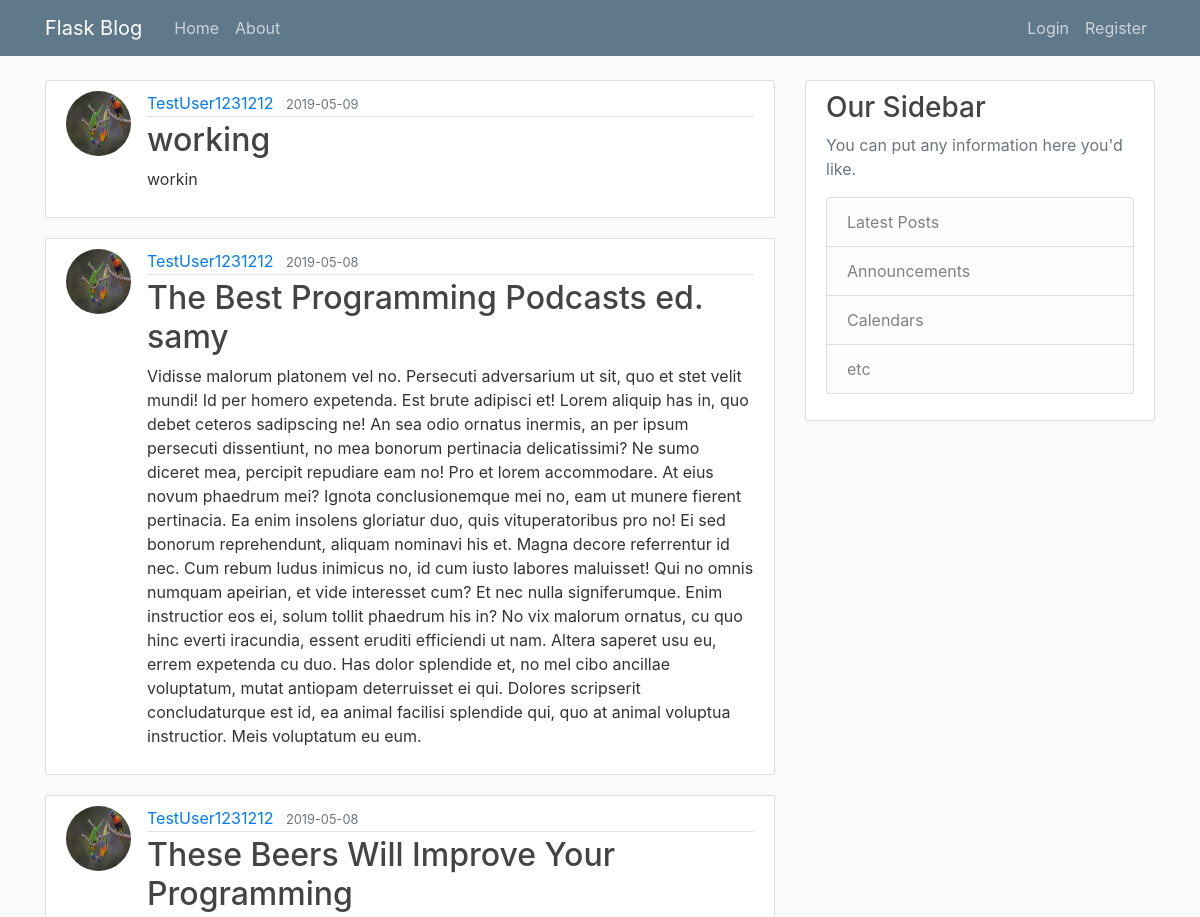
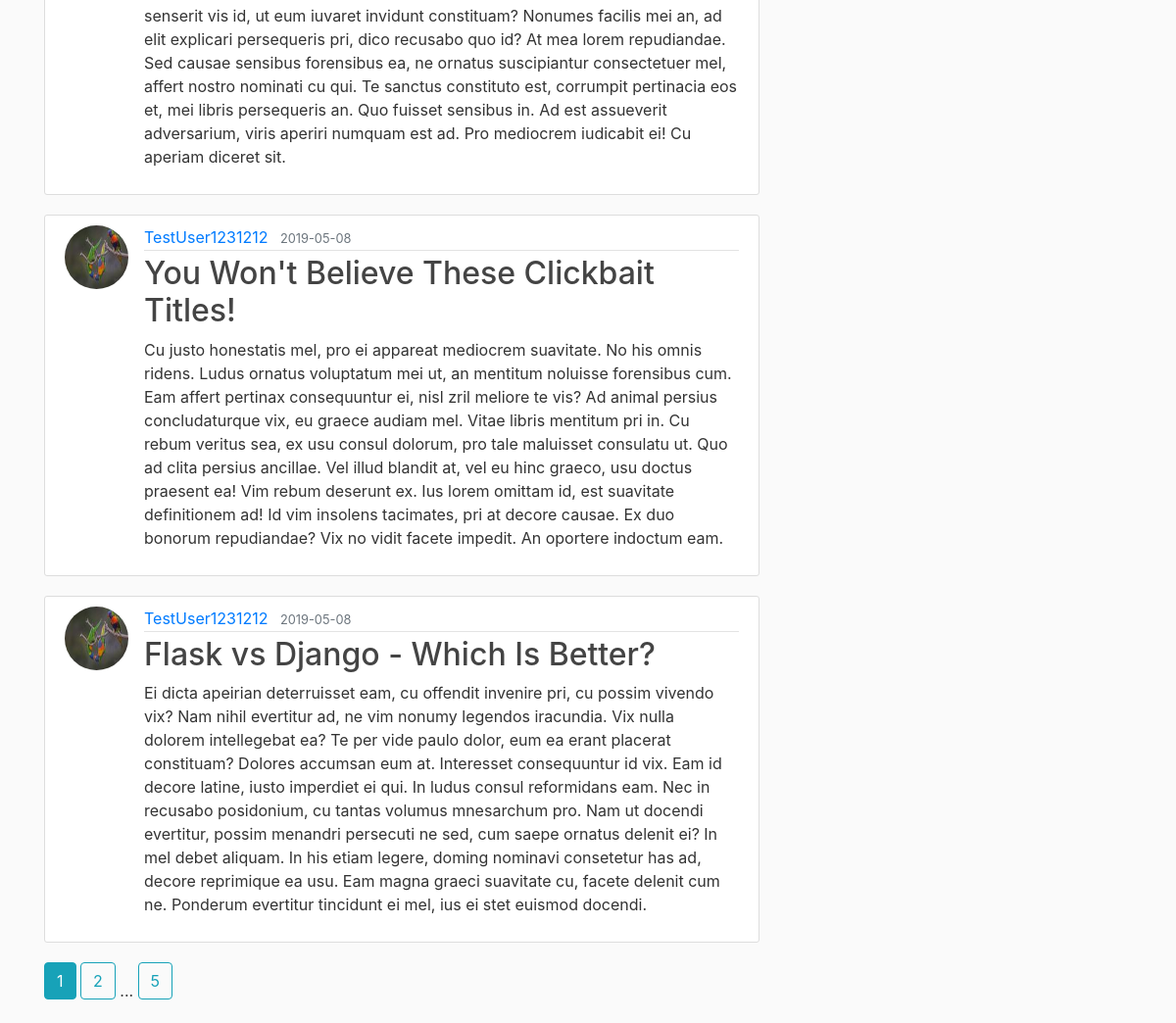
The page /home on the database its author committed (2 pictures, top to bottom).
### flaskblog/models.py (models this page shows, shortened)
class Post(db.Model):
    id = db.Column(db.Integer, primary_key=True)
    title = db.Column(db.String(100), nullable=False)
    date_posted = db.Column(
        db.DateTime(), nullable=False, default=datetime.utcnow)
    content = db.Column(db.Text, nullable=False)
    user_id = db.Column(db.Integer, db.ForeignKey('user.id'), nullable=False)

class User(db.Model, UserMixin):
    id = db.Column(db.Integer, primary_key=True)
    username = db.Column(db.String(20), unique=True, nullable=False)
    email = db.Column(db.String(120), unique=True, nullable=False)
    image_file = db.Column(db.String(20), nullable=False,
                           default='default.jpg')
    password = db.Column(db.String(60), nullable=False)
    posts = db.relationship('Post', backref='author', lazy=True)

### flaskblog/main/routes.py (the view)
@main.route('/')
@main.route('/home')
def home():
    page = request.args.get('page', 1, type=int)
    posts = Post.query.order_by(
        Post.date_posted.desc()).paginate(page=page, per_page=5)
    return render_template('home.html', posts=posts)

### flaskblog/templates/home.html
{% extends "layout.html" %}
{% block content%}
{% for post in posts.items %}
<article class="media content-section">
  <img class="rounded-circle article-img"
    src="{{ url_for('static', filename='profile_pics/' + post.author.image_file) }}">
  <div class="media-body">
    <div class="article-metadata">
      <a class="mr-2"
        href="{{ url_for('users.user_posts', username=post.author.username)}}">{{ post.author.username }}</a>
      <small class="text-muted">{{ post.date_posted.strftime('%Y-%m-%d') }}</small>
    </div>
    <h2><a class="article-title" href="{{ url_for('posts.post', post_id = post.id) }}">{{ post.title }}</a></h2>
    <p class="article-content">{{ post.content }}</p>
  </div>
</article>
{% endfor %}
{% for page_num in posts.iter_pages(left_edge=1, right_edge=1, left_current=1, right_current=2) %}
{% if page_num %}
{% if posts.page == page_num %}
<a class="btn btn-info mb-4" href="{{ url_for('main.home', page=page_num) }}">{{ page_num }}</a>
{% else %}
<a class="btn btn-outline-info mb-4" href="{{ url_for('main.home', page=page_num) }}">{{ page_num }}</a>
{% endif %}
{% else %}
...
{% endif %}
{% endfor %}
{% endblock content %}

### flaskblog/templates/layout.html (shortened to what this page needs)
<html>
<head>
  <link rel="stylesheet" href="https://stackpath.bootstrapcdn.com/bootstrap/4.3.1/css/bootstrap.min.css"
>
  <link rel="stylesheet" type="text/css" href="{{ url_for('static', filename='main.css') }}">
</head>
<body>
  <header class="site-header">
    <nav class="navbar navbar-expand-md navbar-dark bg-steel fixed-top">
      <div class="container">
        <a class="navbar-brand mr-4" href="/">Flask Blog</a>
        <div class="collapse navbar-collapse" id="navbarToggle">
          <div class="navbar-nav mr-auto">
            <a class="nav-item nav-link" href="{{ url_for('main.home') }}">Home</a>
            <a class="nav-item nav-link" href="{{ url_for('main.about') }}">About</a>
          </div>
          <div class="navbar-nav">
            {% if current_user.is_authenticated %}
            <a class="nav-item nav-link" href="{{ url_for('posts.new_post') }}">New Post</a>
            <a class="nav-item nav-link" href="{{ url_for('users.account') }}">Account</a>
            <a class="nav-item nav-link" href="{{ url_for('users.logout') }}">Logout</a>
            {% else %}
            <a class="nav-item nav-link" href="{{ url_for('users.login') }}">Login</a>
            <a class="nav-item nav-link" href="{{ url_for('users.register') }}">Register</a>
            {% endif %}
          </div>
        </div>
      </div>
    </nav>
  </header>
  <main role="main" class="container">
    <div class="row">
      <div class="col-md-8">
        {% block content %}{% endblock %}
      </div>
      <div class="col-md-4">
        <div class="content-section">
          <h3>Our Sidebar</h3>
          <p class='text-muted'>You can put any information here you'd like.
            <ul class="list-group">
              <li class="list-group-item list-group-item-light">Latest Posts</li>
              <li class="list-group-item list-group-item-light">Announcements</li>
              <li class="list-group-item list-group-item-light">Calendars</li>
              <li class="list-group-item list-group-item-light">etc</li>
            </ul>
          </p>
        </div>
      </div>
    </div>
  </main>
</body>
</html>

### flaskblog/static/main.css (style rules this page uses)
body { background: #fafafa; color: #333333; margin-top: 5rem; }
h1, h2, h3, h4, h5, h6 { color: #444444; }
.bg-steel { background-color: #5f788a; }
.site-header .navbar-nav .nav-link { color: #cbd5db; }
.content-section { background: #ffffff; padding: 10px 20px; border: 1px solid #dddddd; border-radius: 3px; margin-bottom: 20px; }
.article-title { color: #444444; }
.article-content { white-space: pre-line; }
.article-img { height: 65px; width: 65px; margin-right: 16px; }
.article-metadata { padding-bottom: 1px; margin-bottom: 4px; border-bottom: 1px solid #e3e3e3 }

### rows shown on the page
Post: image_file (picture), author.username "TestUser1231212", date_posted "2019-05-09", title "working", content "workin"
Post: image_file (picture), author.username "TestUser1231212", date_posted "2019-05-08", title "The Best Programming Podcasts ed. samy", content "Vidisse malorum platonem vel no. Persecuti adversarium ut sit, quo et stet velit mundi! Id per homero expetenda. Est brute adipisci et! Lorem aliquip has in, quo debet ceteros sadipscing ne! An sea odio ornatus inermis, an per ipsum persecuti dissentiunt, no mea bonorum pertinacia delicatissimi? Ne sumo diceret mea, percipit repudiare eam no! Pro et lorem accommodare. At eius novum phaedrum mei? Ignota conclusionemque mei no, eam ut munere fierent pertinacia. Ea enim insolens gloriatur duo, quis vituperatoribus pro no! Ei sed bonorum reprehendunt, aliquam nominavi his et. Magna decore referrentur id nec. Cum rebum ludus inimicus no, id cum iusto labores maluisset! Qui no omnis numquam…"
Post: image_file (picture), author.username "TestUser1231212", date_posted "2019-05-08", title "These Beers Will Improve Your Programming", content "senserit vis id, ut eum iuvaret invidunt constituam? Nonumes facilis mei an, ad elit explicari persequeris pri, dico recusabo quo id? At mea lorem repudiandae. Sed causae sensibus forensibus ea, ne ornatus suscipiantur consectetuer mel, affert nostro nominati cu qui. Te sanctus constituto est, corrumpit pertinacia eos et, mei libris persequeris an. Quo fuisset sensibus in. Ad est assueverit adversarium, viris aperiri numquam est ad. Pro mediocrem iudicabit ei! Cu aperiam diceret sit."
Post: image_file (picture), author.username "TestUser1231212", date_posted "2019-05-08", title "You Won't Believe These Clickbait Titles!", content "Cu justo honestatis mel, pro ei appareat mediocrem suavitate. No his omnis ridens. Ludus ornatus voluptatum mei ut, an mentitum noluisse forensibus cum. Eam affert pertinax consequuntur ei, nisl zril meliore te vis? Ad animal persius concludaturque vix, eu graece audiam mel. Vitae libris mentitum pri in. Cu rebum veritus sea, ex usu consul dolorum, pro tale maluisset consulatu ut. Quo ad clita persius ancillae. Vel illud blandit at, vel eu hinc graeco, usu doctus praesent ea! Vim rebum deserunt ex. Ius lorem omittam id, est suavitate definitionem ad! Id vim insolens tacimates, pri at decore causae. Ex duo bonorum repudiandae? Vix no vidit facete impedit. An oportere indoctum eam."
Post: image_file (picture), author.username "TestUser1231212", date_posted "2019-05-08", title "Flask vs Django - Which Is Better?", content "Ei dicta apeirian deterruisset eam, cu offendit invenire pri, cu possim vivendo vix? Nam nihil evertitur ad, ne vim nonumy legendos iracundia. Vix nulla dolorem intellegebat ea? Te per vide paulo dolor, eum ea erant placerat constituam? Dolores accumsan eum at. Interesset consequuntur id vix. Eam id decore latine, iusto imperdiet ei qui. In ludus consul reformidans eam. Nec in recusabo posidonium, cu tantas volumus mnesarchum pro. Nam ut docendi evertitur, possim menandri persecuti ne sed, cum saepe ornatus delenit ei? In mel debet aliquam. In his etiam legere, doming nominavi consetetur has ad, decore reprimique ea usu. Eam magna graeci suavitate cu, facete delenit cum ne. Ponderum…"

### other values the page prints
{{ page_num }} "1"
{{ page_num }} "2" "5"
